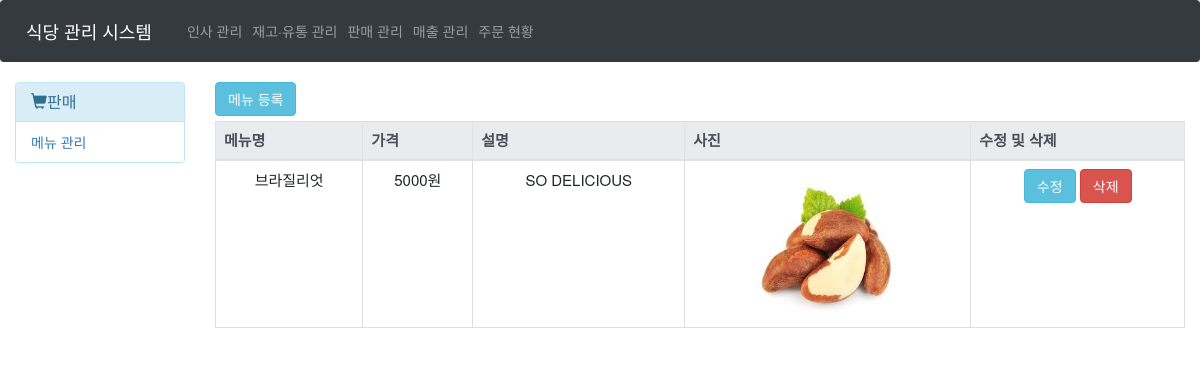
Before: /Sell/Admin/ with the older database file.
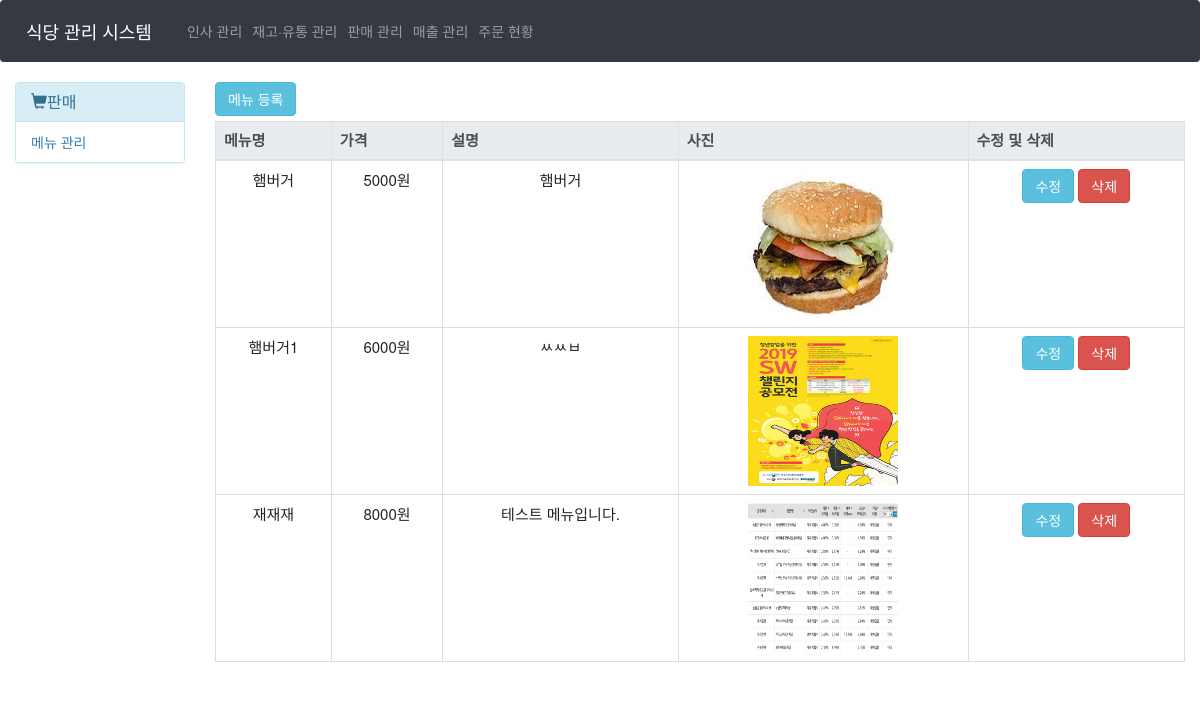
After: the same page with the newer database file.
### Main/models.py (models this page shows, shortened)
class Menu(models.Model):
    class Meta:
        verbose_name = '메뉴'
        verbose_name_plural = '메뉴'
    m_name = models.CharField(max_length=20, verbose_name="메뉴 이름")
    m_price = models.PositiveIntegerField(verbose_name="가격")
    m_explain = models.CharField(max_length=100, verbose_name="설명")
    m_pic = models.ImageField(verbose_name="사진", null=True, blank=True, upload_to=directory_url)
    def get_absolute_url(self):
        from django.urls import reverse
        return reverse("main:sell_delete", kwargs={"pk": self.pk})

### Main/views.py (the view)
# urls.py: path('Sell/Admin/', views.sellAdmin, name="sellAdmin"),
def sellAdmin(request):
    return render(request, 'Main/Sell/sell_menu_admin.html', {'menus' : Menu.objects.all() })

### Main/templates/Main/Sell/sell_menu_admin.html (shortened to what this page needs)
{% extends 'Main/Sell/main.html' %}
{% load static %}
{% block content %}
<button type="button" class="btn btn-info mb-2" onclick="window.location='/Sell/Menu/Register/'">메뉴 등록</button>
<table class="table table-bordered table-hover text-center">
    <thead class="thead thead-light">
        <th>메뉴명</th>
        <th>가격</th>
        <th>설명</th>
        <th>사진</th>
        <th>수정 및 삭제</th>
    </thead>
    <tbody>
    {% if menus %}
        {% for menu in menus %}
            <tr>
                <td>{{menu.m_name}}</td>
                <td>{{menu.m_price}}원</td>
                <td>{{menu.m_explain}}</td>
                {% if menu.m_pic %}
                    <td><img src={{menu.m_pic.url}} width="150px" height="150px"></td>
                {% else %}
                    <td>사진 등록이 필요합니다.</td>
                {% endif %}
                <td>
                    <form action="{% url 'main:sell_update' menu.pk %}" method="GET" style="display : inline">
                        <input class="btn btn-info" type="submit" value="수정">
                    </form>
                    <form action="{{menu.get_absolute_url}}" method="POST"  style="display : inline">
                        <input class="btn btn-danger" type="submit" value="삭제">
                    </form>
                </td>
            </tr>
        {% endfor %}
    {% else %}
        <td colspan="5">등록된 메뉴가 없습니다.</td>
    {% endif %}
    </tbody>
</table>
{% endblock %}

### Main/templates/Main/Sell/main.html
{% extends 'Main/Based/main.html' %}
{% block sidebar %}
    {% include 'Main/Sell/sell_sidebar.html' %}
{% endblock %}

### Main/templates/Main/Based/main.html (shortened to what this page needs)
{% load static %}
<!doctype html>
<html lang="en">
  <head>
    <link rel="stylesheet" href="https://stackpath.bootstrapcdn.com/bootstrap/4.3.1/css/bootstrap.min.css">
    <link rel="stylesheet" href="https://maxcdn.bootstrapcdn.com/bootstrap/3.4.0/css/bootstrap.min.css">
  <body>
  <nav class="navbar navbar-expand-lg navbar-dark bg-dark">
  <a class="navbar-brand mr-auto mr-lg-0" href="#">식당 관리 시스템</a>
  <div class="navbar-collapse offcanvas-collapse" id="navbarsExampleDefault">
    <ul class="navbar-nav mr-auto">
      <li class="nav-item">
        <a class="nav-link" href="#">인사 관리</a>
      </li>
      <li class="nav-item">
        <a class="nav-link" href="{% url 'main:readItems' %}">재고·유통 관리</a>
      </li>
      <li class="nav-item">
        <a class="nav-link" href="{% url 'main:sellAdmin' %}">판매 관리</a>
      </li>
      <li class="nav-item">
        <a class="nav-link" href="{% url 'main:profit-main' %}">매출 관리</a>
      </li>
      <li class="nav-item">
        <a class="nav-link" href="{% url 'main:orderState' %}">주문 현황</a>
      </li>
    </ul>
  </div>
  </nav>
  <div class="container-fluid">
    <dic class="row">
    <div class="col-md-2" id="sidebar">
      {% block sidebar %}{% endblock %}
    </div>
    <div class="col-md-10">
      {% block content %}{% endblock %}
    </div>
    </div>
</body>
</html>

### Main/templates/Main/Sell/sell_sidebar.html
<div class="panel panel-info">
    <div class="panel-heading">
        <h3 class="panel-title"><i class="glyphicon glyphicon-shopping-cart"></i>판매</h3>
    </div>
    <ul class="list-group">
        <li class="list-group-item"><a href="{% url 'main:sellAdmin' %}">메뉴 관리</a></li>
    </ul>
</div>

### Main/templates/Main/Based/main.html (style rules this page uses)
table { font-size : 15px; }

Changed rows visible on the page:
removed Menu: m_name "브라질리엇", m_price "5000", m_explain "SO DELICIOUS", m_pic (picture)
added Menu: m_name "햄버거", m_price "5000", m_explain "햄버거", m_pic (picture)
added Menu: m_name "햄버거1", m_price "6000", m_explain "ㅆㅆㅂ", m_pic (picture)
added Menu: m_name "재재재", m_price "8000", m_explain "테스트 메뉴입니다.", m_pic (picture)
